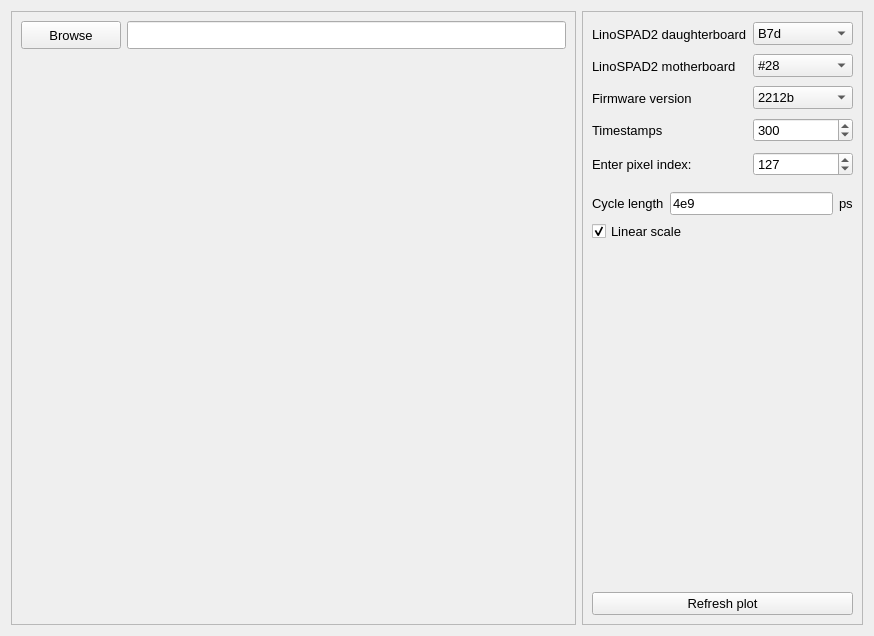
<?xml version="1.0" encoding="UTF-8"?>
<ui version="4.0">
 <class>Form</class>
 <widget class="QWidget" name="Form">
  <property name="geometry">
   <rect>
    <x>0</x>
    <y>0</y>
    <width>874</width>
    <height>636</height>
   </rect>
  </property>
  <property name="windowTitle">
   <string>Form</string>
  </property>
  <layout class="QGridLayout" name="gridLayout_2">
   <item row="0" column="0">
    <widget class="QFrame" name="frame">
     <property name="sizePolicy">
      <sizepolicy hsizetype="Expanding" vsizetype="Expanding">
       <horstretch>0</horstretch>
       <verstretch>0</verstretch>
      </sizepolicy>
     </property>
     <property name="frameShape">
      <enum>QFrame::StyledPanel</enum>
     </property>
     <property name="frameShadow">
      <enum>QFrame::Raised</enum>
     </property>
     <layout class="QGridLayout" name="gridLayout">
      <item row="0" column="2">
       <widget class="QLineEdit" name="lineEdit_browse">
        <property name="sizePolicy">
         <sizepolicy hsizetype="Expanding" vsizetype="Fixed">
          <horstretch>0</horstretch>
          <verstretch>0</verstretch>
         </sizepolicy>
        </property>
        <property name="minimumSize">
         <size>
          <width>0</width>
          <height>28</height>
         </size>
        </property>
       </widget>
      </item>
      <item row="0" column="0" colspan="2">
       <widget class="QPushButton" name="pushButton_browse">
        <property name="sizePolicy">
         <sizepolicy hsizetype="Fixed" vsizetype="Fixed">
          <horstretch>0</horstretch>
          <verstretch>0</verstretch>
         </sizepolicy>
        </property>
        <property name="minimumSize">
         <size>
          <width>100</width>
          <height>28</height>
         </size>
        </property>
        <property name="font">
         <font>
          <pointsize>10</pointsize>
         </font>
        </property>
        <property name="text">
         <string>Browse</string>
        </property>
       </widget>
      </item>
      <item row="1" column="0" colspan="3">
       <widget class="QWidget" name="widget_figure" native="true">
        <property name="sizePolicy">
         <sizepolicy hsizetype="Preferred" vsizetype="Preferred">
          <horstretch>0</horstretch>
          <verstretch>0</verstretch>
         </sizepolicy>
        </property>
        <property name="minimumSize">
         <size>
          <width>500</width>
          <height>425</height>
         </size>
        </property>
        <property name="font">
         <font>
          <pointsize>15</pointsize>
         </font>
        </property>
       </widget>
      </item>
      <item row="5" column="0" colspan="3">
       <spacer name="verticalSpacer">
        <property name="orientation">
         <enum>Qt::Vertical</enum>
        </property>
        <property name="sizeType">
         <enum>QSizePolicy::Fixed</enum>
        </property>
        <property name="sizeHint" stdset="0">
         <size>
          <width>20</width>
          <height>5</height>
         </size>
        </property>
       </spacer>
      </item>
     </layout>
    </widget>
   </item>
   <item row="0" column="1">
    <widget class="QFrame" name="frame_2">
     <property name="sizePolicy">
      <sizepolicy hsizetype="Fixed" vsizetype="Preferred">
       <horstretch>0</horstretch>
       <verstretch>0</verstretch>
      </sizepolicy>
     </property>
     <property name="toolTip">
      <string>asdf</string>
     </property>
     <property name="frameShape">
      <enum>QFrame::StyledPanel</enum>
     </property>
     <property name="frameShadow">
      <enum>QFrame::Raised</enum>
     </property>
     <layout class="QVBoxLayout" name="verticalLayout">
      <item>
       <layout class="QHBoxLayout" name="horizontalLayout_7">
        <item>
         <widget class="QLabel" name="label_comboBox_mask_2">
          <property name="enabled">
           <bool>true</bool>
          </property>
          <property name="minimumSize">
           <size>
            <width>0</width>
            <height>26</height>
           </size>
          </property>
          <property name="font">
           <font>
            <pointsize>10</pointsize>
           </font>
          </property>
          <property name="toolTip">
           <string/>
          </property>
          <property name="text">
           <string>LinoSPAD2 daughterboard</string>
          </property>
          <property name="alignment">
           <set>Qt::AlignLeading|Qt::AlignLeft|Qt::AlignVCenter</set>
          </property>
         </widget>
        </item>
        <item>
         <widget class="QComboBox" name="comboBox_boardNumber">
          <property name="enabled">
           <bool>true</bool>
          </property>
          <property name="sizePolicy">
           <sizepolicy hsizetype="Fixed" vsizetype="Fixed">
            <horstretch>0</horstretch>
            <verstretch>0</verstretch>
           </sizepolicy>
          </property>
          <property name="minimumSize">
           <size>
            <width>100</width>
            <height>0</height>
           </size>
          </property>
          <property name="font">
           <font>
            <pointsize>10</pointsize>
           </font>
          </property>
          <item>
           <property name="text">
            <string>B7d</string>
           </property>
          </item>
          <item>
           <property name="text">
            <string>NL11</string>
           </property>
          </item>
          <item>
           <property name="text">
            <string>A5</string>
           </property>
          </item>
          <item>
           <property name="text">
            <string>D2b</string>
           </property>
          </item>
         </widget>
        </item>
       </layout>
      </item>
      <item>
       <layout class="QHBoxLayout" name="horizontalLayout_8" stretch="0,0">
        <property name="spacing">
         <number>6</number>
        </property>
        <property name="sizeConstraint">
         <enum>QLayout::SetFixedSize</enum>
        </property>
        <property name="topMargin">
         <number>0</number>
        </property>
        <property name="bottomMargin">
         <number>0</number>
        </property>
        <item>
         <widget class="QLabel" name="label_comboBox_mb_2">
          <property name="minimumSize">
           <size>
            <width>0</width>
            <height>26</height>
           </size>
          </property>
          <property name="font">
           <font>
            <pointsize>10</pointsize>
           </font>
          </property>
          <property name="text">
           <string>LinoSPAD2 motherboard</string>
          </property>
         </widget>
        </item>
        <item>
         <widget class="QComboBox" name="comboBox_mb_2">
          <property name="sizePolicy">
           <sizepolicy hsizetype="Fixed" vsizetype="Fixed">
            <horstretch>0</horstretch>
            <verstretch>0</verstretch>
           </sizepolicy>
          </property>
          <property name="minimumSize">
           <size>
            <width>100</width>
            <height>0</height>
           </size>
          </property>
          <property name="font">
           <font>
            <pointsize>10</pointsize>
           </font>
          </property>
          <item>
           <property name="text">
            <string>#28</string>
           </property>
          </item>
          <item>
           <property name="text">
            <string>#33</string>
           </property>
          </item>
          <item>
           <property name="text">
            <string>#21</string>
           </property>
          </item>
          <item>
           <property name="text">
            <string>#36</string>
           </property>
          </item>
          <item>
           <property name="text">
            <string>#37</string>
           </property>
          </item>
          <item>
           <property name="text">
            <string>#4</string>
           </property>
          </item>
          <item>
           <property name="text">
            <string>#29</string>
           </property>
          </item>
         </widget>
        </item>
       </layout>
      </item>
      <item>
       <layout class="QHBoxLayout" name="horizontalLayout_9">
        <property name="bottomMargin">
         <number>0</number>
        </property>
        <item>
         <widget class="QLabel" name="label_FW_2">
          <property name="minimumSize">
           <size>
            <width>0</width>
            <height>26</height>
           </size>
          </property>
          <property name="font">
           <font>
            <pointsize>10</pointsize>
           </font>
          </property>
          <property name="text">
           <string>Firmware version</string>
          </property>
          <property name="alignment">
           <set>Qt::AlignLeading|Qt::AlignLeft|Qt::AlignVCenter</set>
          </property>
         </widget>
        </item>
        <item>
         <widget class="QComboBox" name="comboBox_FW">
          <property name="sizePolicy">
           <sizepolicy hsizetype="Fixed" vsizetype="Fixed">
            <horstretch>0</horstretch>
            <verstretch>0</verstretch>
           </sizepolicy>
          </property>
          <property name="minimumSize">
           <size>
            <width>100</width>
            <height>0</height>
           </size>
          </property>
          <property name="font">
           <font>
            <pointsize>10</pointsize>
           </font>
          </property>
          <item>
           <property name="text">
            <string>2212b</string>
           </property>
          </item>
          <item>
           <property name="text">
            <string>2208</string>
           </property>
          </item>
          <item>
           <property name="text">
            <string>2212s</string>
           </property>
          </item>
         </widget>
        </item>
       </layout>
      </item>
      <item>
       <layout class="QHBoxLayout" name="horizontalLayout_11">
        <item>
         <widget class="QLabel" name="label_timestamps_2">
          <property name="minimumSize">
           <size>
            <width>0</width>
            <height>26</height>
           </size>
          </property>
          <property name="font">
           <font>
            <pointsize>10</pointsize>
           </font>
          </property>
          <property name="toolTip">
           <string>&lt;html&gt;&lt;head/&gt;&lt;body&gt;&lt;p&gt;Number of timestamps per pixel per acquisition cycle. The default is 512.&lt;/p&gt;&lt;/body&gt;&lt;/html&gt;</string>
          </property>
          <property name="lineWidth">
           <number>0</number>
          </property>
          <property name="text">
           <string>Timestamps</string>
          </property>
          <property name="textFormat">
           <enum>Qt::PlainText</enum>
          </property>
          <property name="alignment">
           <set>Qt::AlignLeading|Qt::AlignLeft|Qt::AlignVCenter</set>
          </property>
         </widget>
        </item>
        <item>
         <widget class="QSpinBox" name="spinBox_timestamps">
          <property name="sizePolicy">
           <sizepolicy hsizetype="Fixed" vsizetype="Fixed">
            <horstretch>0</horstretch>
            <verstretch>0</verstretch>
           </sizepolicy>
          </property>
          <property name="minimumSize">
           <size>
            <width>100</width>
            <height>0</height>
           </size>
          </property>
          <property name="font">
           <font>
            <pointsize>10</pointsize>
           </font>
          </property>
          <property name="maximum">
           <number>1536</number>
          </property>
          <property name="value">
           <number>300</number>
          </property>
         </widget>
        </item>
       </layout>
      </item>
      <item>
       <layout class="QHBoxLayout" name="horizontalLayout_5">
        <property name="spacing">
         <number>0</number>
        </property>
        <property name="topMargin">
         <number>0</number>
        </property>
        <property name="bottomMargin">
         <number>7</number>
        </property>
        <item>
         <widget class="QLabel" name="label_enterPixNumber">
          <property name="enabled">
           <bool>true</bool>
          </property>
          <property name="minimumSize">
           <size>
            <width>100</width>
            <height>30</height>
           </size>
          </property>
          <property name="font">
           <font>
            <pointsize>10</pointsize>
           </font>
          </property>
          <property name="text">
           <string>Enter pixel index:</string>
          </property>
          <property name="textFormat">
           <enum>Qt::AutoText</enum>
          </property>
          <property name="scaledContents">
           <bool>false</bool>
          </property>
         </widget>
        </item>
        <item>
         <widget class="QSpinBox" name="spinBox_enterPixNumber">
          <property name="sizePolicy">
           <sizepolicy hsizetype="Fixed" vsizetype="Fixed">
            <horstretch>0</horstretch>
            <verstretch>0</verstretch>
           </sizepolicy>
          </property>
          <property name="minimumSize">
           <size>
            <width>100</width>
            <height>0</height>
           </size>
          </property>
          <property name="font">
           <font>
            <pointsize>10</pointsize>
           </font>
          </property>
          <property name="maximum">
           <number>255</number>
          </property>
          <property name="value">
           <number>127</number>
          </property>
         </widget>
        </item>
       </layout>
      </item>
      <item>
       <layout class="QHBoxLayout" name="horizontalLayout">
        <item>
         <widget class="QLabel" name="label_cycle_length">
          <property name="font">
           <font>
            <pointsize>10</pointsize>
           </font>
          </property>
          <property name="text">
           <string>Cycle length</string>
          </property>
         </widget>
        </item>
        <item>
         <widget class="QLineEdit" name="lineEdit_cycleLength">
          <property name="font">
           <font>
            <pointsize>10</pointsize>
           </font>
          </property>
          <property name="text">
           <string>4e9</string>
          </property>
         </widget>
        </item>
        <item>
         <widget class="QLabel" name="label">
          <property name="font">
           <font>
            <pointsize>10</pointsize>
           </font>
          </property>
          <property name="text">
           <string>ps</string>
          </property>
         </widget>
        </item>
       </layout>
      </item>
      <item>
       <layout class="QHBoxLayout" name="horizontalLayout_12">
        <property name="bottomMargin">
         <number>0</number>
        </property>
        <item>
         <widget class="QCheckBox" name="checkBox_linearScale_2">
          <property name="font">
           <font>
            <pointsize>10</pointsize>
           </font>
          </property>
          <property name="text">
           <string>Linear scale</string>
          </property>
          <property name="checked">
           <bool>true</bool>
          </property>
         </widget>
        </item>
       </layout>
      </item>
      <item>
       <spacer name="verticalSpacer_2">
        <property name="orientation">
         <enum>Qt::Vertical</enum>
        </property>
        <property name="sizeHint" stdset="0">
         <size>
          <width>20</width>
          <height>40</height>
         </size>
        </property>
       </spacer>
      </item>
      <item>
       <widget class="QPushButton" name="pushButton_refreshPlot">
        <property name="font">
         <font>
          <pointsize>10</pointsize>
         </font>
        </property>
        <property name="text">
         <string>Refresh plot</string>
        </property>
       </widget>
      </item>
     </layout>
    </widget>
   </item>
  </layout>
 </widget>
 <resources/>
 <connections/>
</ui>
